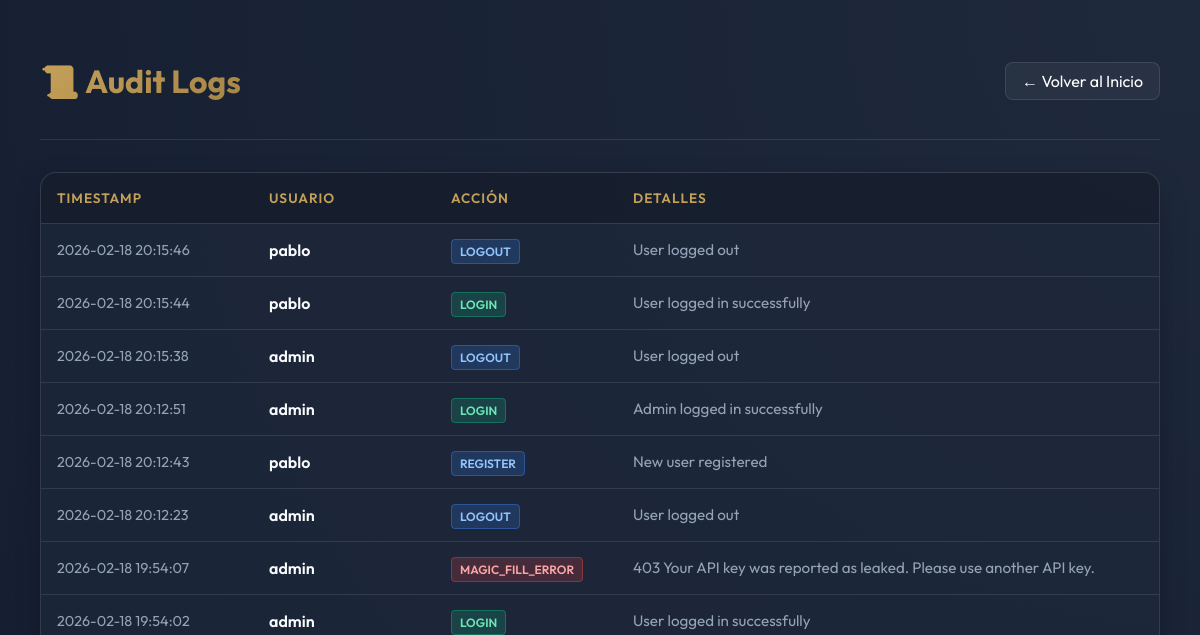
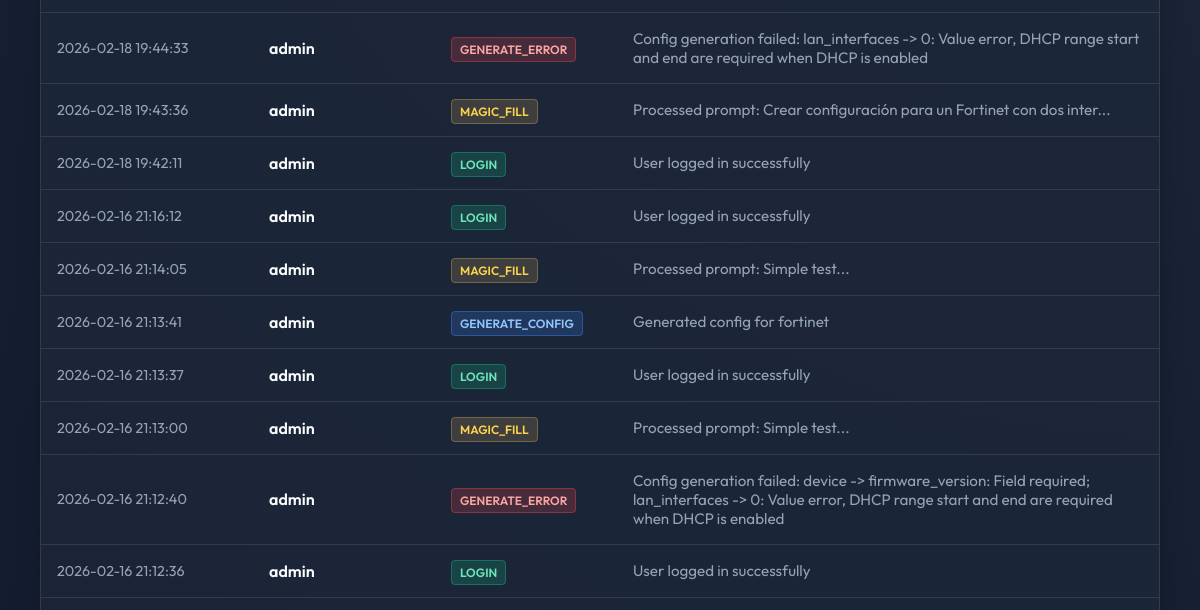
/admin/logs (signed in, upper part), run on an earlier commit of the app's database (2 pictures, top to bottom).
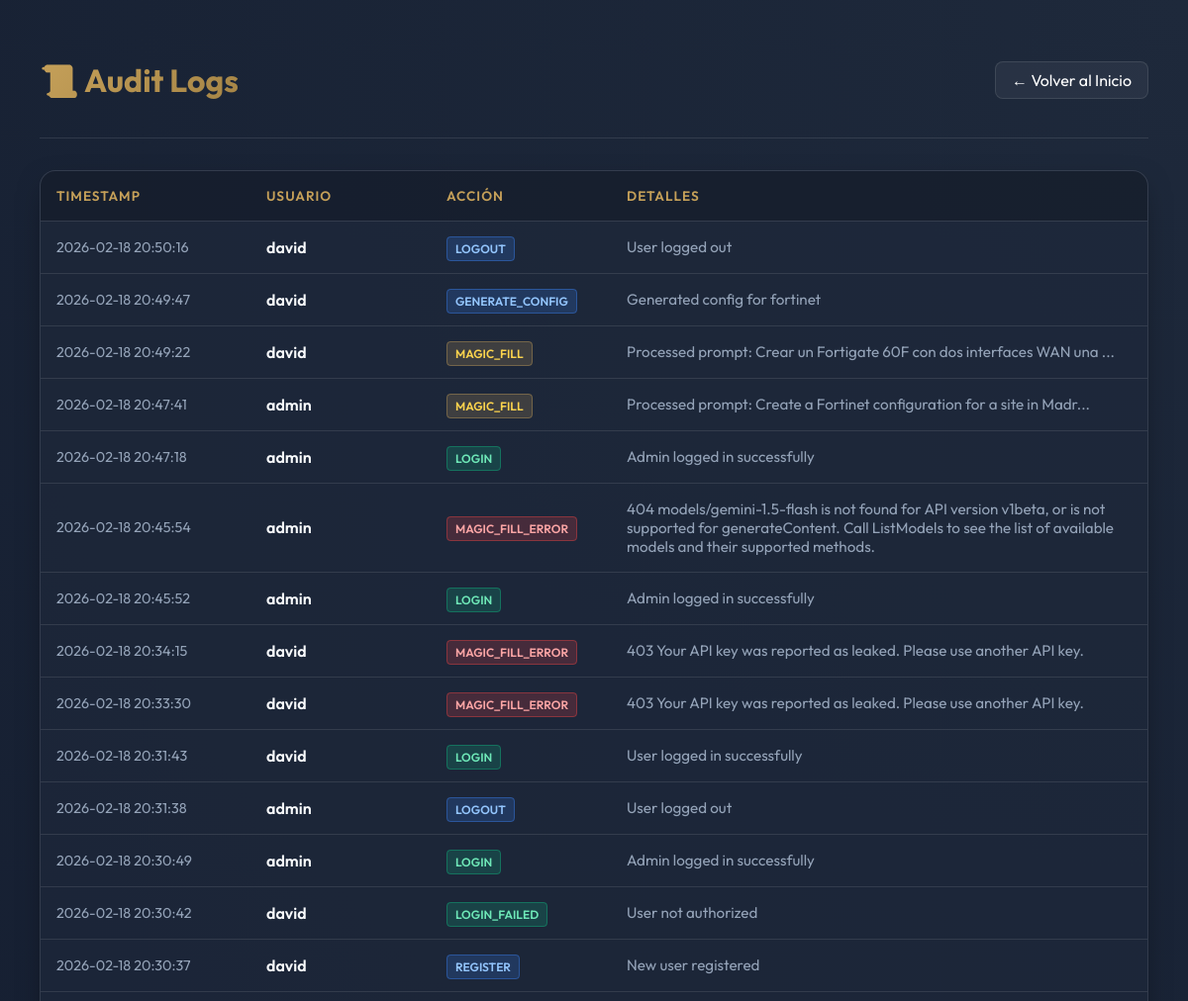
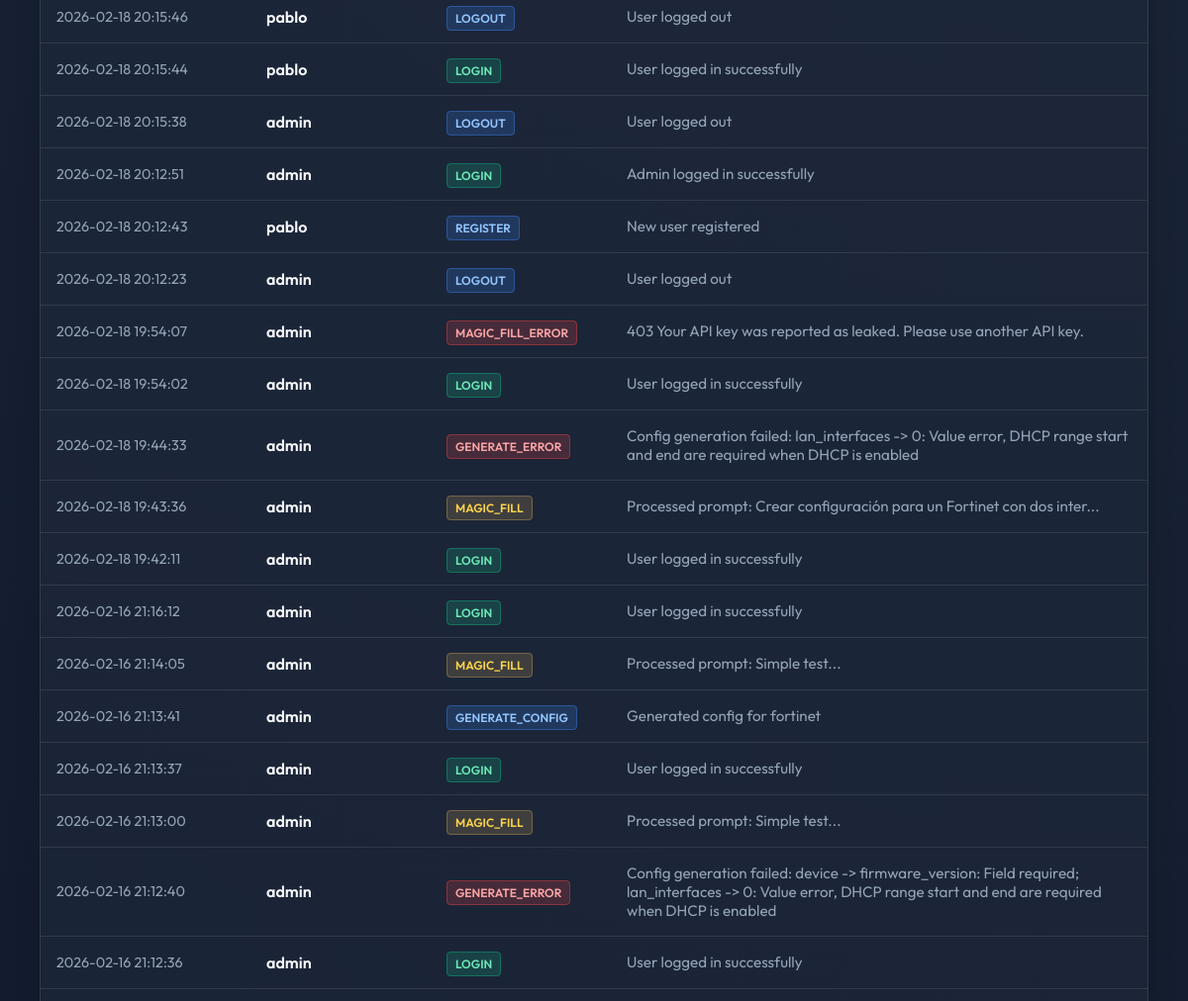
And on a later commit of the database (2 pictures, top to bottom).
### tables this page shows
CREATE TABLE logs (
                    id INTEGER PRIMARY KEY AUTOINCREMENT,
                    timestamp TEXT NOT NULL,
                    user TEXT NOT NULL,
                    action TEXT NOT NULL,
                    details TEXT
                );

### app.py (the view)
@app.route('/admin/logs')
@login_required
def view_logs():
    if not session.get('is_admin'):
        flash('Acceso denegado', 'error')
        return redirect(url_for('index'))
    try:
        with sqlite3.connect(DB_NAME) as conn:
            conn.row_factory = sqlite3.Row
            cursor = conn.cursor()
            cursor.execute('SELECT * FROM logs ORDER BY id DESC LIMIT 100')
            logs = cursor.fetchall()
        return render_template('logs.html', logs=logs)
    except Exception as e:
        return f"Error accessing logs: {e}"

### app.py (called while the page is built)
def login_required(f):
    @wraps(f)
    def decorated_function(*args, **kwargs):
        if 'user' not in session:
            return redirect(url_for('login'))
        return f(*args, **kwargs)
    return decorated_function

### templates/logs.html (shortened to what this page needs)
<!DOCTYPE html>
<html lang="es">
<head>
</head>
<body>
    <div class="container">
        <header>
            <h1>📜 Audit Logs</h1>
            <a href="/" class="btn">← Volver al Inicio</a>
        </header>
        <div class="table-container">
            <table>
                <thead>
                    <tr>
                        <th style="width: 180px;">Timestamp</th>
                        <th style="width: 150px;">Usuario</th>
                        <th style="width: 150px;">Acción</th>
                        <th>Detalles</th>
                    </tr>
                </thead>
                <tbody>
                    {% for log in logs %}
                    <tr>
                        <td style="color: var(--text-muted); font-size: 0.9rem;">{{ log.timestamp }}</td>
                        <td style="font-weight: 600;">{{ log.user }}</td>
                        <td>
                            {% if 'LOGIN' in log.action %}
                            <span class="tag tag-login">{{ log.action }}</span>
                            {% elif 'ERROR' in log.action or 'FAILED' in log.action %}
                            <span class="tag tag-error">{{ log.action }}</span>
                            {% elif 'MAGIC' in log.action %}
                            <span class="tag tag-magic">{{ log.action }}</span>
                            {% else %}
                            <span class="tag tag-gen">{{ log.action }}</span>
                            {% endif %}
                        </td>
                        <td style="color: var(--text-muted); font-size: 0.95rem;">{{ log.details }}</td>
                    </tr>
                    {% else %}
                    <tr>
                        <td colspan="4" style="text-align: center; padding: 2rem; color: var(--text-muted);">
                            No hay registros de auditoría aún.
                        </td>
                    </tr>
                    {% endfor %}
                </tbody>
            </table>
        </div>
    </div>
</body>
</html>

### templates/logs.html (style rules this page uses)
:root { --primary: #c5a059; --primary-dark: #a68546; --bg-dark: #0f172a; --card-bg: rgba(30, 41, 59, 0.7); --text-main: #f8fafc; --text-muted: #94a3b8; --success: #10b981; --error: #ef4444; --glass-border: rgba(255, 255, 255, 0.1); --accent-gradient: linear-gradient(135deg, #c5a059 0%, #a68546 100%); --bg-gradient: radial-gradient(circle at top right, #1e293b, #0f172a); }
body { background: var(--bg-dark); background-image: var(--bg-gradient); color: var(--text-main); min-height: 100vh; font-family: 'Outfit', sans-serif; padding: 2rem; }
.container { max-width: 1200px; margin: 0 auto; }
header { display: flex; justify-content: space-between; align-items: center; margin-bottom: 2rem; padding-bottom: 1rem; border-bottom: 1px solid var(--glass-border); }
h1 { font-size: 2rem; background: var(--accent-gradient); -webkit-background-clip: text; background-clip: text; -webkit-text-fill-color: transparent; }
a.btn { text-decoration: none; color: white; padding: 0.5rem 1rem; border: 1px solid var(--glass-border); border-radius: 8px; background: rgba(255, 255, 255, 0.05); transition: all 0.3s; }
.table-container { background: var(--card-bg); border-radius: 16px; border: 1px solid var(--glass-border); overflow: hidden; box-shadow: 0 10px 30px -10px rgba(0, 0, 0, 0.5); }
table { width: 100%; border-collapse: collapse; }
th, td { text-align: left; padding: 1rem; border-bottom: 1px solid var(--glass-border); }
th { background: rgba(0, 0, 0, 0.2); font-weight: 600; color: var(--primary); text-transform: uppercase; font-size: 0.85rem; letter-spacing: 1px; }
.tag { padding: 0.25rem 0.5rem; border-radius: 4px; font-size: 0.75rem; font-weight: 600; text-transform: uppercase; }
.tag-login { background: rgba(16, 185, 129, 0.2); color: #6ee7b7; border: 1px solid rgba(16, 185, 129, 0.4); }
.tag-error { background: rgba(239, 68, 68, 0.2); color: #fca5a5; border: 1px solid rgba(239, 68, 68, 0.4); }
.tag-magic { background: rgba(197, 160, 89, 0.2); color: #fcd34d; border: 1px solid rgba(197, 160, 89, 0.4); }
.tag-gen { background: rgba(59, 130, 246, 0.2); color: #93c5fd; border: 1px solid rgba(59, 130, 246, 0.4); }

What changed in the data, as far as the page shows it:
added logs: timestamp "2026-02-18 20:50:16", user "david", action "LOGOUT", details "User logged out"
added logs: timestamp "2026-02-18 20:49:47", user "david", action "GENERATE_CONFIG", details "Generated config for fortinet"
added logs: timestamp "2026-02-18 20:49:22", user "david", action "MAGIC_FILL", details "Processed prompt: Crear un Fortigate 60F con dos interfaces WAN una ..."
added logs: timestamp "2026-02-18 20:47:41", user "admin", action "MAGIC_FILL", details "Processed prompt: Create a Fortinet configuration for a site in Madr..."
added logs: timestamp "2026-02-18 20:47:18", user "admin", action "LOGIN", details "Admin logged in successfully"
added logs: timestamp "2026-02-18 20:45:54", user "admin", action "MAGIC_FILL_ERROR", details "404 models/gemini-1.5-flash is not found for API version v1beta, or is not supported for generateContent. Call ListModels to see the list of available models and their supported methods."
added logs: timestamp "2026-02-18 20:45:52", user "admin", action "LOGIN", details "Admin logged in successfully"
added logs: timestamp "2026-02-18 20:34:15", user "david", action "MAGIC_FILL_ERROR", details "403 Your API key was reported as leaked. Please use another API key."
added logs: timestamp "2026-02-18 20:33:30", user "david", action "MAGIC_FILL_ERROR", details "403 Your API key was reported as leaked. Please use another API key."
added logs: timestamp "2026-02-18 20:31:43", user "david", action "LOGIN", details "User logged in successfully"
added logs: timestamp "2026-02-18 20:31:38", user "admin", action "LOGOUT", details "User logged out"
added logs: timestamp "2026-02-18 20:30:49", user "admin", action "LOGIN", details "Admin logged in successfully"
added logs: timestamp "2026-02-18 20:30:42", user "david", action "LOGIN_FAILED", details "User not authorized"
added logs: timestamp "2026-02-18 20:30:37", user "david", action "REGISTER", details "New user registered"
